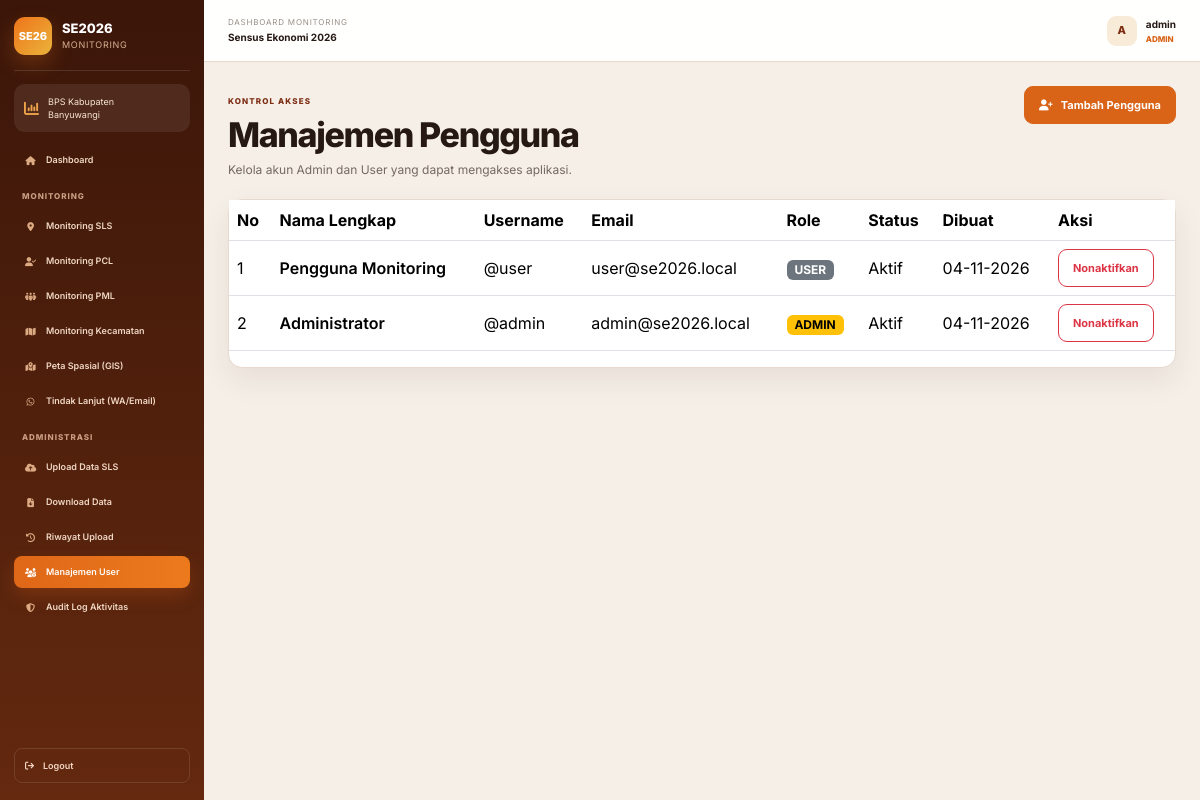
Page /admin/users (signed in) on the committed database.
### models/user.py (models this page shows, shortened)
class User(db.Model):
    __tablename__ = "users"
    id = db.Column(db.Integer, primary_key=True)
    nama_lengkap = db.Column(db.String(150), nullable=False)
    username = db.Column(db.String(80), nullable=False, unique=True, index=True)
    email = db.Column(db.String(150), nullable=False, unique=True, index=True)
    password_hash = db.Column(db.String(255), nullable=False)
    role = db.Column(db.Enum("admin", "user", name="user_role"), nullable=False, default="user")
    is_active = db.Column(db.Boolean, nullable=False, default=True)
    created_at = db.Column(db.DateTime, nullable=False, default=datetime.utcnow)
    updated_at = db.Column(db.DateTime, nullable=False, default=datetime.utcnow, onupdate=datetime.utcnow)

### routes/user_routes.py (the view)
@user_bp.route("/admin/users")
@admin_required
def users():
    return render_template("users.html", users=User.query.order_by(User.created_at.desc()).all())

### routes/auth_routes.py (called while the page is built, shortened)
def _sync_registered_snapshots():
    snapshots = session.get("registered_snapshots") or []
    if not snapshots:
        return

### templates/users.html
{% extends 'base.html' %}
{% block title %}Manajemen User · SE2026{% endblock %}{% block page_id %}users{% endblock %}
{% block content %}<div class="page-heading">
    <div><span class="eyebrow dark">Kontrol akses</span>
        <h1>Manajemen Pengguna</h1>
        <p>Kelola akun Admin dan User yang dapat mengakses aplikasi.</p>
    </div><a class="btn btn-primary" href="{{ url_for('users.admin_register') }}"><i class="fa-solid fa-user-plus"></i>
        Tambah Pengguna</a>
</div>
<article class="panel table-panel">
    <div class="table-responsive">
        <table class="table data-table align-middle">
            <thead>
                <tr>
                    <th>No</th>
                    <th>Nama Lengkap</th>
                    <th>Username</th>
                    <th>Email</th>
                    <th>Role</th>
                    <th>Status</th>
                    <th>Dibuat</th>
                    <th>Aksi</th>
                </tr>
            </thead>
            <tbody>{% for user in users %}<tr>
                    <td>{{ loop.index }}</td>
                    <td class="fw-semibold">{{ user.nama_lengkap }}</td>
                    <td>@{{ user.username }}</td>
                    <td>{{ user.email }}</td>
                    <td><span class="badge text-bg-{{ 'warning' if user.role == 'admin' else 'secondary' }}">{{
                            user.role|upper }}</span></td>
                    <td><span class="status-indicator {{ 'on' if user.is_active else 'off' }}">{{ 'Aktif' if
                            user.is_active else 'Nonaktif' }}</span></td>
                    <td>{{ user.created_at.strftime('%d-%m-%Y') }}</td>
                    <td>
                        <form method="post" action="{{ url_for('users.toggle_user', user_id=user.id) }}"><button
                                class="btn btn-sm {{ 'btn-outline-danger' if user.is_active else 'btn-outline-success' }}"
                                type="submit">{{ 'Nonaktifkan' if user.is_active else 'Aktifkan' }}</button></form>
                    </td>
                </tr>{% endfor %}</tbody>
        </table>
    </div>
</article>{% endblock %}

### templates/base.html (shortened to what this page needs)
<!DOCTYPE html>
<html lang="id">
<head>
  <link
    href="https://cdn.jsdelivr.net/npm/bootstrap@5.3.3/dist/css/bootstrap.min.css"
    rel="stylesheet"
  >
  <link
    href="https://cdnjs.cloudflare.com/ajax/libs/font-awesome/6.5.2/css/all.min.css"
    rel="stylesheet"
  >
  <link
    rel="stylesheet"
    href="{{ url_for('static', filename='css/style.css') }}?v=42"
  >
  <link
    rel="stylesheet"
    href="{{ url_for('static', filename='css/upload-page.css') }}?v=1"
  >
</head>
<body data-page="{% block page_id %}{% endblock %}">
  <div class="app-shell">
    <aside class="sidebar" id="sidebar">
      <div class="sidebar-brand">
        <div class="brand-badge">SE26</div>
        <div class="brand-copy">
          <strong>SE2026</strong>
          <span>Monitoring</span>
        </div>
      </div>
      <div class="sidebar-divider"></div>
      <div class="agency-card">
        <i class="fa-solid fa-chart-column"></i>
        <span>
          BPS Kabupaten<br>
          Banyuwangi
        </span>
      </div>
      <nav class="sidebar-nav">
        <a
          href="/dashboard"
          class="nav-item {% if request.path == '/dashboard' %}active{% endif %}"
        >
          <i class="fa-solid fa-house"></i>
          <span>Dashboard</span>
        </a>
        <div class="nav-section-title">
          Monitoring
        </div>
        <a
          href="/monitoring-sls"
          class="nav-item {% if request.path == '/monitoring-sls' %}active{% endif %}"
        >
          <i class="fa-solid fa-location-dot"></i>
          <span>Monitoring SLS</span>
        </a>
        <a
          href="/monitoring-pcl"
          class="nav-item {% if request.path == '/monitoring-pcl' %}active{% endif %}"
        >
          <i class="fa-solid fa-user-check"></i>
          <span>Monitoring PCL</span>
        </a>
        <a
          href="/monitoring-pml"
          class="nav-item {% if request.path == '/monitoring-pml' %}active{% endif %}"
        >
          <i class="fa-solid fa-people-group"></i>
          <span>Monitoring PML</span>
        </a>
        <a
          href="/monitoring-kecamatan"
          class="nav-item {% if request.path == '/monitoring-kecamatan' %}active{% endif %}"
        >
          <i class="fa-solid fa-map"></i>
          <span>Monitoring Kecamatan</span>
        </a>
        <a
          href="/peta-spasial"
          class="nav-item {% if request.path == '/peta-spasial' %}active{% endif %}"
        >
          <i class="fa-solid fa-map-location-dot"></i>
          <span>Peta Spasial (GIS)</span>
        </a>
        <a
          href="/tindak-lanjut"
          class="nav-item {% if request.path == '/tindak-lanjut' %}active{% endif %}"
        >
          <i class="fa-brands fa-whatsapp"></i>
          <span>Tindak Lanjut (WA/Email)</span>
        </a>
        {% if current_user.role == 'admin' %}
        <div class="nav-section-title">
          Administrasi
        </div>
        <a
          href="/upload"
          class="nav-item {% if request.path == '/upload' %}active{% endif %}"
        >
          <i class="fa-solid fa-cloud-arrow-up"></i>
          <span>Upload Data SLS</span>
        </a>
        <a
          href="/download"
          class="nav-item {% if request.path == '/download' %}active{% endif %}"
        >
          <i class="fa-solid fa-file-arrow-down"></i>
          <span>Download Data</span>
        </a>
        <a
          href="/riwayat-upload"
          class="nav-item {% if 'riwayat' in request.path %}active{% endif %}"
        >
          <i class="fa-solid fa-clock-rotate-left"></i>
          <span>Riwayat Upload</span>
        </a>
        <a
          href="/admin/users"
          class="nav-item {% if 'users' in request.path %}active{% endif %}"
        >
          <i class="fa-solid fa-users-gear"></i>
          <span>Manajemen User</span>
        </a>
        <a
          href="/admin/logs"
          class="nav-item {% if 'logs' in request.path %}active{% endif %}"
        >
          <i class="fa-solid fa-shield-halved"></i>
          <span>Audit Log Aktivitas</span>
        </a>
        {% endif %}
      </nav>
      <div class="sidebar-footer">
        <a href="/logout" class="logout-link">
          <i class="fa-solid fa-arrow-right-from-bracket"></i>
          <span>Logout</span>
        </a>
      </div>
    </aside>
    <div class="app-main">
      <header class="topbar">
        <div class="topbar-left">
          <div>
            <span>Dashboard Monitoring</span>
            <strong>Sensus Ekonomi 2026</strong>
          </div>
        </div>
        <div class="topbar-user">
          <div class="user-avatar">
            {{
              (
                current_user.username
                if current_user.username
                else 'A'
              )[0]|upper
            }}
          </div>
          <div class="user-copy">
            <strong>
              {{
                current_user.username
                if current_user.username
                else 'Pengguna'
              }}
            </strong>
            <span>
              {{ current_user.role|upper }}
            </span>
          </div>
        </div>
      </header>
      <main class="main-content">
        {% block content %}{% endblock %}
      </main>
    </div>
  </div>
</body>
</html>

### rows in the picture
User: username "A", username "admin", role "ADMIN", nama_lengkap "Administrator", email "admin@se2026.local", is_active "Aktif", created_at "04-11-2026", is_active "Nonaktifkan"
User: nama_lengkap "Pengguna Monitoring", username "user", email "user@se2026.local", role "USER", is_active "Aktif", created_at "04-11-2026", is_active "Nonaktifkan"
